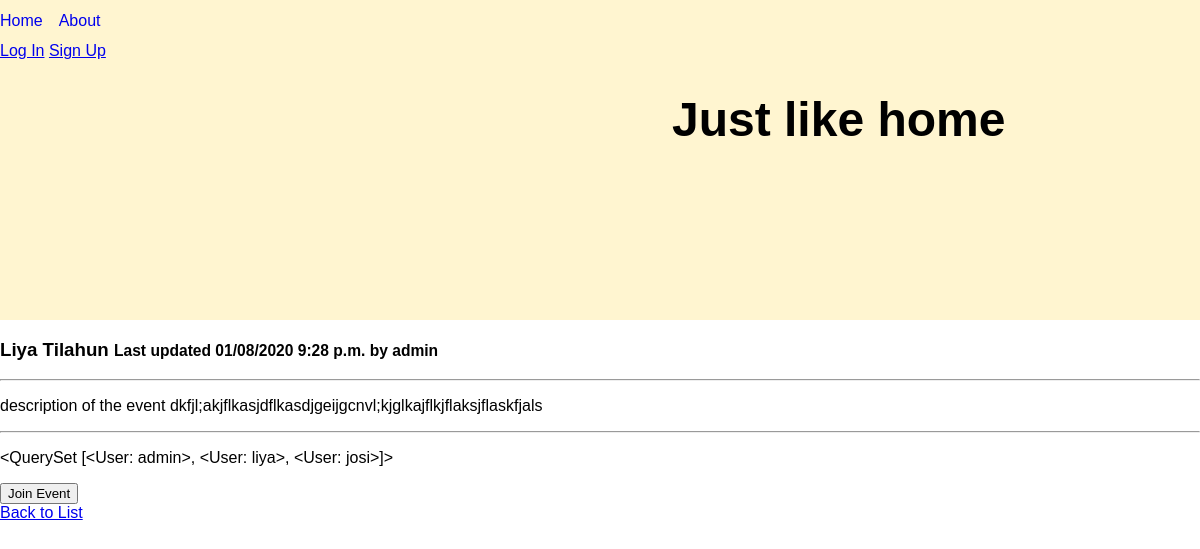
The page /events/liya-tilahun/ on the database its author committed.
### events/models.py (models this page shows, shortened)
class Event(models.Model):
    name = models.CharField(max_length=200)
    author = models.ForeignKey(User, on_delete=models.PROTECT,
                               help_text="The user that posted this event.", default=1, related_name='author')
    date_time = models.DateTimeField('event date time')
    street_address = models.CharField(max_length=255, default='address 1')
    city = models.CharField(max_length=255, default='city name')
    location = PlainLocationField(based_fields=['address','city'], zoom=7, default='location')
    description = models.TextField(default='description of the event')
    slug = models.CharField(max_length=400, blank=True, editable=False,
                            help_text="Unique URL path to access this page. Generated by the system.")
    created = models.DateTimeField(auto_now_add=True,
                                   help_text="The date and time this page was created. Automatically generated when the model saves.")
    modified = models.DateTimeField(auto_now=True,
                                    help_text="The date and time this page was updated. Automatically generated when the model updates.")
    participants = models.ManyToManyField(User,blank=True,related_name='participant')

### events/views.py (the view, shortened to what this page needs)
# urls.py: path('<str:slug>/', EventDetailView.as_view(), name='event-details-page'),
class EventDetailView(DetailView):
    model = Event
    def get(self, request, slug):
      event = self.get_queryset().get(slug__iexact=slug)
      return render(request, 'events/event_detail.html', {
        'event': event
      })

### events/templates/events/event_detail.html (shortened to what this page needs)
{% extends "base.html" %}
{% block content %}
      <h3>{{ event.name }} <small>Last updated {{ event.modified|date:"SHORT_DATETIME_FORMAT" }} by <b>{{ event.author.username }}</b></small></h3>
      <hr>
      <p>{{ event.description|linebreaksbr }}</p>
      <hr>
      <p>{{ event.participants.all }}</p>
      <form method='post' action="{% url 'add-participant' event.slug%}">
            <button>Join Event</button>
      </form>
      <a href="{% url 'event-list-page' %}">Back to List</a>
{% endblock %}

### static/css/styles.css (style rules this page uses)
body { background-color: white; font-size: 16px; font-family: Helvetica; margin: 0; }

### rows shown on the page
Event: name "Liya Tilahun", modified "01/08/2020 9:28 p.m.", author.username "admin", description "description of the event dkfjl;akjflkasjdflkasdjgeijgcnvl;kjglkajflkjflaksjflaskfjals", participants.all "<QuerySet [<User: admin>, <User: liya>, <User: josi>]>"
